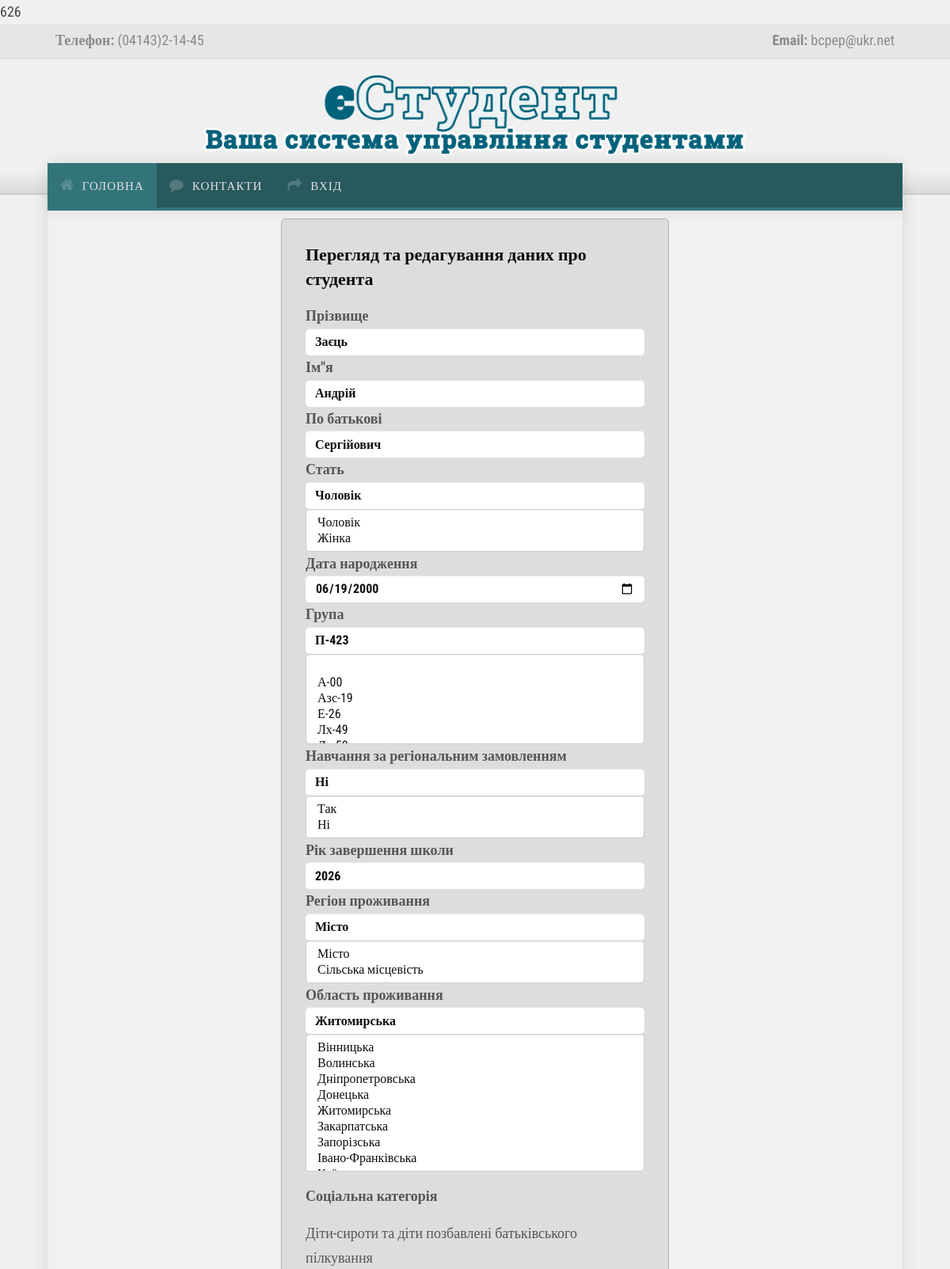
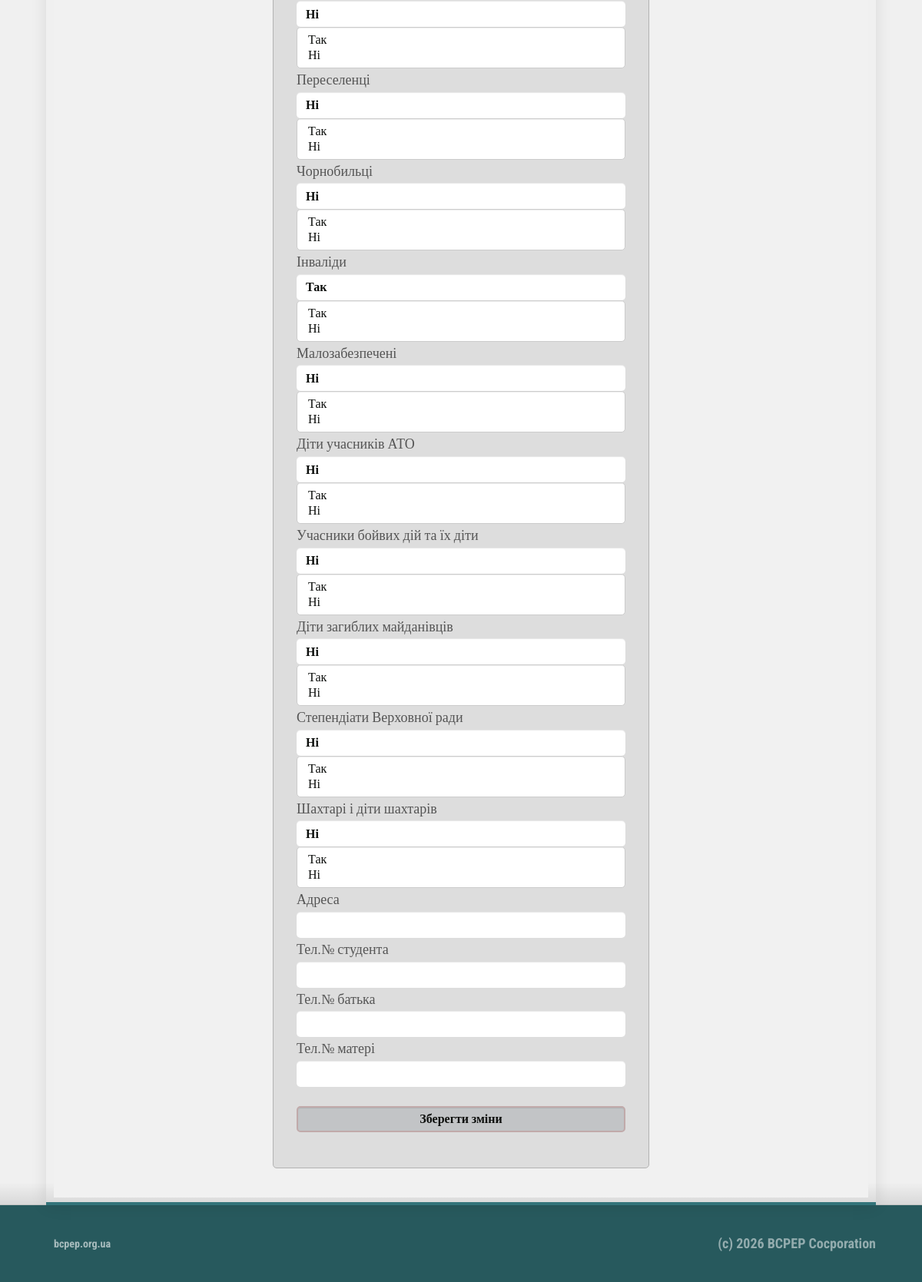
/users/view_student.php?id_st=626, run on the app's committed database (2 pictures, top to bottom).
### tables this page shows
CREATE TABLE `student` (
  `s_id` int(5) NOT NULL,
  `s_pr` varchar(30) NOT NULL,
  `s_im` varchar(20) NOT NULL,
  `s_bat` varchar(20) NOT NULL,
  `s_stat` varchar(7) NOT NULL,
  `s_galuz` varchar(50) NOT NULL,
  `s_spec` varchar(60) NOT NULL,
  `s_specz` varchar(90) NOT NULL,
  `s_group` varchar(8) NOT NULL,
  `s_form_navch` varchar(10) NOT NULL,
  `s_vip` varchar(4) NOT NULL DEFAULT 'Ні',
  `s_cours` int(1) NOT NULL,
  `s_contract` varchar(3) NOT NULL,
  `s_dnar` date NOT NULL,
  `s_vik` varchar(2) NOT NULL,
  `s_adresa` varchar(80) NOT NULL,
  `s_tels` varchar(16) NOT NULL,
  `s_telb` varchar(16) NOT NULL,
  `s_telm` varchar(16) NOT NULL,
  `s_osvita_type` varchar(40) NOT NULL,
  `s_rik_zaver` int(4) NOT NULL,
  `s_region_type` varchar(20) NOT NULL,
  `s_region` varchar(20) NOT NULL,
  `s_sirota` varchar(3) DEFAULT 'Ні',
  `s_peresel` varchar(3) DEFAULT 'Ні',
  `s_chernob` varchar(3) DEFAULT 'Ні',
  `s_inval` varchar(3) NOT NULL DEFAULT 'Ні',
  `s_malozab` varchar(3) NOT NULL DEFAULT 'Ні',
  `s_ato` varchar(3) NOT NULL DEFAULT 'Ні',
  `s_war_act` varchar(3) NOT NULL DEFAULT 'Ні',
  `s_ditzag` varchar(3) NOT NULL DEFAULT 'Ні',
  `s_rada` varchar(3) NOT NULL DEFAULT 'Ні',
  `s_shahter` varchar(3) NOT NULL DEFAULT 'Ні',
  `image` varchar(255) NOT NULL
);

### users/view_student.php (the view, shortened to what this page needs)
<?php
	include ("include/db_connect.php");
	echo $id_st=$_GET["id_st"];
?>
<!DOCTYPE html>
<html lang="en">
    <head>
        <link rel="stylesheet" href="assets/css/bootstrap.css" rel="stylesheet">
        <link rel="stylesheet" href="assets/css/animate.css" rel="stylesheet">
        <link rel="stylesheet" href="assets/css/font-awesome.css" rel="stylesheet">
        <link rel="stylesheet" href="assets/css/nexus.css" rel="stylesheet">
        <link rel="stylesheet" href="assets/css/responsive.css" rel="stylesheet">
		<link rel="stylesheet" href="assets/css/custom.css" rel="stylesheet">
	</head>
      <div id="body-bg">
            <div id="pre-header" class="background-gray-lighter">
                <div class="container no-padding">
                    <div class="row hidden-xs">
                        <div class="col-sm-6 padding-vert-5">
                            <strong>Телефон:</strong>&nbsp;(04143)2-14-45
                        </div>
                        <div class="col-sm-6 text-right padding-vert-5">
                            <strong>Email:</strong>&nbsp;bcpep@ukr.net
                        </div>
                    </div>
                </div>
            </div>
            <div id="header">
                <div class="container">
                    <div class="row">
                        <div class="logo">
                            <a href="index.html" title="">
                              <img src="assets/img/logo.png" alt="Logo" />
                            </a>
                        </div>
                    </div>
                </div>
            </div>
			<?php include ("include/top_menu.php");?>
            <div id="portfolio" class="bottom-border-shadow">
                <div class="container bottom-border">
					<div id="base">
				<div id="content">
				  <div class="container background-white" style="margin:0px; padding:10px;">
                    <div class="row margin-vert-30" style="margin:10px; padding:0px;">
                        <div class="col-md-6 col-md-offset-3 col-sm-offset-3">
							<form class="signup-page" method="POST">
                                <div class="signup-header">
                                    <p style="font-size:22px; color:#0c0e0c;"><strong>Перегляд та редагування даних про студента</strong></p>
								</div>
				  <?php
                  $result = mysql_query("SELECT * FROM student WHERE s_id='$id_st'",$linc);
                  if (mysql_num_rows($result)>0)
                    {
                        $row = mysql_fetch_array($result);
                         do
                        {
					          echo '
                               <label><strong>Прізвище</strong></label>
								<strong> <input type="text" class="form-control" name="form_pr_stud" value="'.$row['s_pr'].'" style="background:white; color:#0c0e0c; border:none;"  ></strong>
								<label><strong><strong>Ім"я</strong></label>
								 <input type="text" class="form-control" name="form_im_stud" value="'.$row['s_im'].'" style="background:white; color:#0c0e0c; border:none;"  >
								<label><strong>По батькові</strong></label>
								 <input type="text" class="form-control" name="form_bat_stud" value="'.$row['s_bat'].'" style="background:white; color:#0c0e0c; border:none;"  >
								<label><strong>Стать</strong></label>
								 <input type="text" class="form-control" name="form_stat_stud" value="'.$row['s_stat'].'" style="background:white; color:#0c0e0c; border:none;"  >
								<select class="form-control"  name="form_stat_select" size="2" style="background:white; color:#0c0e0c;">
									<option value="Чоловік">Чоловік</option>
									<option value="Жінка">Жінка</option>
								  </select>
								<label><strong>Дата народження</strong></label>
								 <input type="date" class="form-control" name="form_dnar_stud" value="'.$row['s_dnar'].'" style="background:white; color:#0c0e0c; border:none;" >
								<label><strong>Група</strong></label>
								<input type="text" class="form-control" name="form_gr_stud" value="'.$row['s_group'].'" style="background:white; color:#0c0e0c; border:none;"  >
								';
									$query_group = mysql_query("SELECT * FROM st_group",$linc);
									echo  '<select class="form-control" name="form_group" size="5" style="color:#0c0e0c;"';
									echo '<option value="group_id"></option>';
									echo '<option value=""></option>';
									while ($temp = mysql_fetch_assoc($query_group))
									{
									echo '<option style="color:#0c0e0c;" value='.$temp['g_im'].'>'.$temp['g_im'].'</option>';
									}
									echo '</select>
									<label><strong>Навчання за регіональним замовленням</strong></label>
									<input type="text" class="form-control" name="form_zamovl_stud" value="'.$row['s_contract'].'" style="background:white; color:#0c0e0c; border:none;"  >
								  <select class="form-control"  name="form_zamovl" id="sel7" size="2" style="background:white; color:#0c0e0c;">
									<option value="Так">Так</option>
									<option value="Ні">Ні</option>
								  </select>
									<label><strong>Рік завершення школи</strong></label>
									<input type="text" class="form-control" name="form_zscool_stud" value="'.$row['s_rik_zaver'].'" style="background:white; color:#0c0e0c; border:none;"  >
									<label> <strong>Регіон проживання</strong></label>
								    <input type="text" class="form-control" name="form_reg_type_stud" value="'.$row['s_region_type'].'" style="background:white; color:#0c0e0c; border:none;"  >
								  <select class="form-control"  name="form_reg_type" size="2" style="background:white; color:#0c0e0c;">
									<option value="Місто">Місто</option>
									<option value="Сільська місцевість">Сільська місцевість</option>
								  </select>
								  <label> <strong>Область проживання</strong></label>
								    <input type="text" class="form-control" name="form_region_stud" value="'.$row['s_region'].'" style="background:white; color:#0c0e0c; border:none;"  >
									<select class="form-control"  name="form_region" size="8" style="background:white; color:#0c0e0c;">
									<option value="Вінницька">Вінницька</option>
									<option value="Волинська">Волинська</option>
									<option value="Дніпропетровська">Дніпропетровська</option>
									<option value="Донецька">Донецька</option>
									<option value="Житомирська">Житомирська</option>
									<option value="Закарпатська">Закарпатська</option>
									<option value="Запорізська">Запорізська</option>
									<option value="Івано-Франківська">Івано-Франківська</option>
									<option value="Київська">Київська</option>
								  </select>
								  <label><strong>Соціальна категорія</strong></label>
								 <label>Діти-сироти та діти позбавлені батьківського пілкування</label>
									<input type="text" class="form-control" name="form_sirot_stud" value="'.$row['s_sirota'].'" style="background:white; color:#0c0e0c; border:none;"  >
								  <select class="form-control"  name="form_sirot" id="sel7" size="2" style="background:white; color:#0c0e0c;">
									<option value="Так">Так</option>
									<option value="Ні">Ні</option>
								  </select>
								  <label>Переселенці</label>
									<input type="text" class="form-control" name="form_peres_stud" value="'.$row['s_peresel'].'" style="background:white; color:#0c0e0c; border:none;"  >
								  <select class="form-control"  name="form_peres" id="sel7" size="2" style="background:white; color:#0c0e0c;">
									<option value="Так">Так</option>
									<option value="Ні">Ні</option>
								  </select>
								  <label>Чорнобильці</label>
									<input type="text" class="form-control" name="form_chernob_stud" value="'.$row['s_chernob'].'" style="background:white; color:#0c0e0c; border:none;"  >
								  <select class="form-control"  name="form_chernob" id="sel7" size="2" style="background:white; color:#0c0e0c;">
									<option value="Так">Так</option>
									<option value="Ні">Ні</option>
								  </select>
								  <label>Інваліди</label>
									<input type="text" class="form-control" name="form_ivalid_stud" value="'.$row['s_inval'].'" style="background:white; color:#0c0e0c; border:none;"  >
								  <select class="form-control"  name="form_ivalid" id="sel7" size="2" style="background:white; color:#0c0e0c;">
									<option value="Так">Так</option>
									<option value="Ні">Ні</option>
								  </select>
								  <label>Малозабезпечені</label>
									<input type="text" class="form-control" name="form_malozab_stud" value="'.$row['s_malozab'].'" style="background:white; color:#0c0e0c; border:none;"  >
								  <select class="form-control"  name="form_malozab" id="sel7" size="2" style="background:white; color:#0c0e0c;">
									<option value="Так">Так</option>
									<option value="Ні">Ні</option>
								  </select>
								 <label>Діти учасників АТО</label>
									<input type="text" class="form-control" name="form_ato_stud" value="'.$row['s_ato'].'" style="background:white; color:#0c0e0c; border:none;"  >
								  <select class="form-control"  name="form_ato" id="sel7" size="2" style="background:white; color:#0c0e0c;">
									<option value="Так">Так</option>
									<option value="Ні">Ні</option>
								  </select>
								   <label>Учасники бойвих дій та їх діти</label>
									<input type="text" class="form-control" name="form_uchbd_stud" value="'.$row['s_war_act'].'" style="background:white; color:#0c0e0c; border:none;"  >
								  <select class="form-control"  name="form_uchbd" id="sel7" size="2" style="background:white; color:#0c0e0c;">
									<option value="Так">Так</option>
									<option value="Ні">Ні</option>
								  </select>
								   <label>Діти загиблих майданівців</label>
									<input type="text" class="form-control" name="form_ditzag_stud" value="'.$row['s_war_act'].'" style="background:white; color:#0c0e0c; border:none;"  >
								  <select class="form-control"  name="form_ditzag" id="sel7" size="2" style="background:white; color:#0c0e0c;">
									<option value="Так">Так</option>
									<option value="Ні">Ні</option>
								  </select>
								   <label>Степендіати Верховної ради</label>
									<input type="text" class="form-control" name="form_stepver_stud" value="'.$row['s_rada'].'" style="background:white; color:#0c0e0c; border:none;"  >
								  <select class="form-control"  name="form_stepver" id="sel7" size="2" style="background:white; color:#0c0e0c;">
									<option value="Так">Так</option>
									<option value="Ні">Ні</option>
								  </select>
								  <label>Шахтарі і діти шахтарів</label>
									<input type="text" class="form-control" name="form_shaht_stud" value="'.$row['s_shahter'].'" style="background:white; color:#0c0e0c; border:none;"  >
								  <select class="form-control"  name="form_shaht" id="sel7" size="2" style="background:white; color:#0c0e0c;">
									<option value="Так">Так</option>
									<option value="Ні">Ні</option>
								  </select>
								  <label>Адреса</label>
								 <input type="text" class="form-control"  name="form_adres" value="'.$row['s_adresa'].'" style="background:white; color:#0c0e0c; border:none;">
								<label>Тел.№ студента</label>
								 <input type="text" class="form-control"  name="form_tel_st" value="'.$row['s_tels'].'" style="background:white; color:#0c0e0c; border:none;">
								<label>Тел.№ батька</label>
								 <input type="text" class="form-control"  name="form_tel_bat" value="'.$row['s_telb'].'" style="background:white; color:#0c0e0c; border:none;">
								<label>Тел.№ матері</label>
								 <input type="text" class="form-control"  name="form_tel_mut" value="'.$row['s_telm'].'" style="background:white; color:#0c0e0c; border:none;">
								  ';
						}
                      while ($row = mysql_fetch_array($result));
					}
						?>
								<p>
								 <input type="submit" class="form-control" id="submit-form" name="submit_save" value="Зберегти зміни" style="color:#0c0e0c; border: 2px solid #c1aaaa; margin-top:25px;">
								</p>
							</form>
						</div>
					</div>
				</div>
			</div>
                    </div>
                </div>
            </div>
            <div id="footer" class="background-grey">
                <div class="container">
                    <div class="row">
                        <div id="footermenu" class="col-md-8">
                            <ul class="list-unstyled list-inline">
                                <li>
                                    <a href="bcpep.org.ua" target="_blank">bcpep.org.ua</a>
                                </li>
                            </ul>
                        </div>
                        <div id="copyright" class="col-md-4">
                            <p class="pull-right">(c) <script type='text/javascript'>var mdate = new Date();document.write(mdate.getFullYear());</script> BCPEP Cocporation</p>
                        </div>
                    </div>
                </div>
            </div>
            </body>
 <body>
</html>

### data on the page
student: form_pr_stud "Заєць", form_im_stud "Андрій", form_bat_stud "Сергійович", form_stat_stud "Чоловік", form_dnar_stud "06/19/2000", form_gr_stud "П-423", form_zamovl_stud "Ні", form_zscool_stud "2026", form_reg_type_stud "Місто", form_region_stud "Житомирська", form_sirot_stud "Ні", form_peres_stud "Ні", form_chernob_stud "Ні", form_ivalid_stud "Так", form_malozab_stud "Ні", form_ato_stud "Ні", form_uchbd_stud "Ні", form_ditzag_stud "Ні", form_stepver_stud "Ні", form_shaht_stud "Ні"
